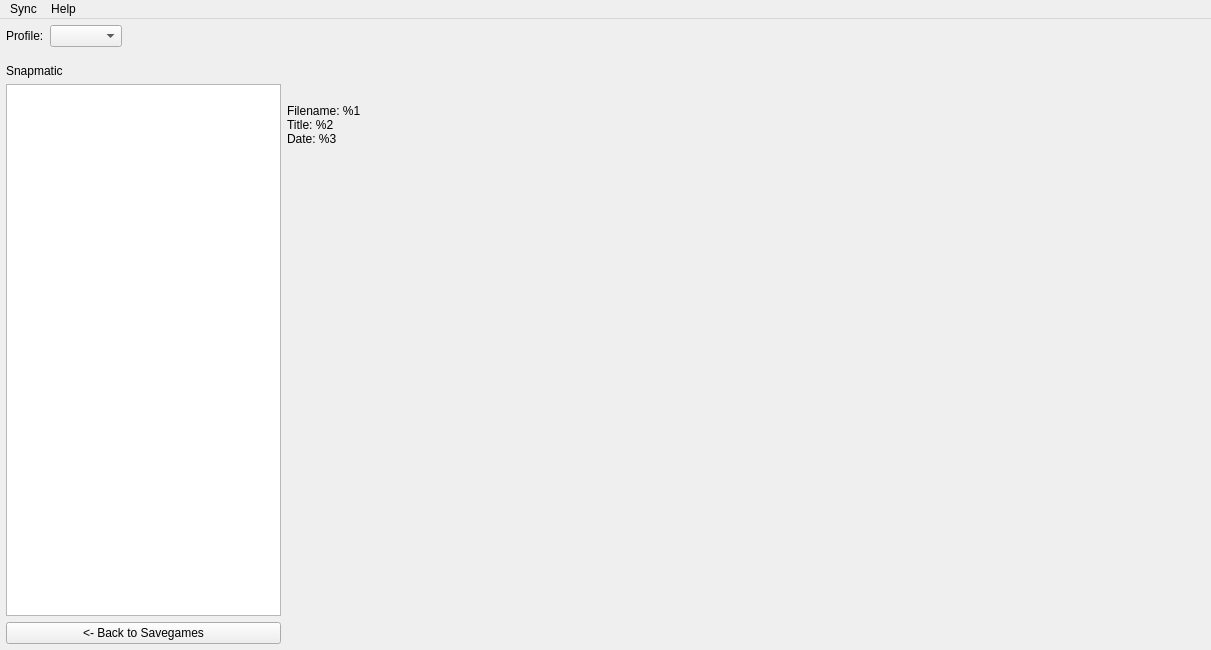
<?xml version="1.0" encoding="UTF-8"?>
<ui version="4.0">
 <class>frmGTA5Sync</class>
 <widget class="QMainWindow" name="frmGTA5Sync">
  <property name="geometry">
   <rect>
    <x>0</x>
    <y>0</y>
    <width>1211</width>
    <height>650</height>
   </rect>
  </property>
  <property name="windowTitle">
   <string>gta5sync</string>
  </property>
  <widget class="QWidget" name="cwSync">
   <layout class="QVBoxLayout" name="vlSync">
    <property name="leftMargin">
     <number>6</number>
    </property>
    <property name="topMargin">
     <number>6</number>
    </property>
    <property name="rightMargin">
     <number>6</number>
    </property>
    <property name="bottomMargin">
     <number>6</number>
    </property>
    <item>
     <layout class="QHBoxLayout" name="hlProfile">
      <item>
       <widget class="QLabel" name="labProfile">
        <property name="text">
         <string>Profile:</string>
        </property>
       </widget>
      </item>
      <item>
       <widget class="QComboBox" name="cbProfile"/>
      </item>
      <item>
       <spacer name="hsProfile">
        <property name="orientation">
         <enum>Qt::Horizontal</enum>
        </property>
        <property name="sizeHint" stdset="0">
         <size>
          <width>40</width>
          <height>20</height>
         </size>
        </property>
       </spacer>
      </item>
     </layout>
    </item>
    <item>
     <widget class="QStackedWidget" name="swLists">
      <property name="currentIndex">
       <number>1</number>
      </property>
      <widget class="QWidget" name="pageSavegames">
       <layout class="QVBoxLayout" name="vlSavegames">
        <property name="leftMargin">
         <number>0</number>
        </property>
        <property name="topMargin">
         <number>0</number>
        </property>
        <property name="rightMargin">
         <number>0</number>
        </property>
        <property name="bottomMargin">
         <number>0</number>
        </property>
        <item>
         <widget class="QLabel" name="labSavegames">
          <property name="text">
           <string>Savegames</string>
          </property>
         </widget>
        </item>
        <item>
         <widget class="QListView" name="lvSavegames"/>
        </item>
        <item>
         <widget class="QPushButton" name="cmdViewSnapmatic">
          <property name="text">
           <string>View Snapmatic pictures</string>
          </property>
         </widget>
        </item>
       </layout>
      </widget>
      <widget class="QWidget" name="pageSnapmatic">
       <layout class="QVBoxLayout" name="vlSnapmatic">
        <property name="leftMargin">
         <number>0</number>
        </property>
        <property name="rightMargin">
         <number>0</number>
        </property>
        <property name="bottomMargin">
         <number>0</number>
        </property>
        <item>
         <widget class="QLabel" name="labSnapmatic">
          <property name="text">
           <string>Snapmatic</string>
          </property>
         </widget>
        </item>
        <item>
         <layout class="QHBoxLayout" name="hlSnapmatic">
          <item>
           <layout class="QVBoxLayout" name="vlPictureList">
            <item>
             <widget class="QListView" name="lvPicutres">
              <property name="minimumSize">
               <size>
                <width>225</width>
                <height>0</height>
               </size>
              </property>
              <property name="maximumSize">
               <size>
                <width>275</width>
                <height>16777215</height>
               </size>
              </property>
             </widget>
            </item>
            <item>
             <layout class="QHBoxLayout" name="hlBackToSG">
              <item>
               <widget class="QPushButton" name="cmdBackToSG">
                <property name="text">
                 <string>&lt;- Back to Savegames</string>
                </property>
               </widget>
              </item>
             </layout>
            </item>
           </layout>
          </item>
          <item>
           <layout class="QVBoxLayout" name="vlPicture">
            <item>
             <layout class="QHBoxLayout" name="hlPicRender">
              <property name="spacing">
               <number>0</number>
              </property>
              <item>
               <widget class="QLabel" name="labPicture">
                <property name="text">
                 <string/>
                </property>
                <property name="pixmap">
                 <pixmap resource="res.qrc">:/img/gta5sync.jpg</pixmap>
                </property>
                <property name="scaledContents">
                 <bool>true</bool>
                </property>
               </widget>
              </item>
              <item>
               <widget class="QLabel" name="labEmptyRender">
                <property name="text">
                 <string/>
                </property>
               </widget>
              </item>
             </layout>
            </item>
            <item>
             <widget class="QLabel" name="labPicInfo">
              <property name="text">
               <string>Filename: %1
Title: %2
Date: %3</string>
              </property>
             </widget>
            </item>
            <item>
             <spacer name="vsPicture">
              <property name="orientation">
               <enum>Qt::Vertical</enum>
              </property>
              <property name="sizeHint" stdset="0">
               <size>
                <width>0</width>
                <height>0</height>
               </size>
              </property>
             </spacer>
            </item>
           </layout>
          </item>
         </layout>
        </item>
       </layout>
      </widget>
     </widget>
    </item>
   </layout>
  </widget>
  <widget class="QMenuBar" name="menuBar">
   <property name="geometry">
    <rect>
     <x>0</x>
     <y>0</y>
     <width>1211</width>
     <height>21</height>
    </rect>
   </property>
   <widget class="QMenu" name="menuSync">
    <property name="title">
     <string>Sync</string>
    </property>
    <addaction name="actionSetup_sync"/>
    <addaction name="actionSync_log"/>
    <addaction name="separator"/>
    <addaction name="actionExit"/>
   </widget>
   <widget class="QMenu" name="menuHelp">
    <property name="title">
     <string>Help</string>
    </property>
    <addaction name="actionAbout_gta5sync"/>
   </widget>
   <addaction name="menuSync"/>
   <addaction name="menuHelp"/>
  </widget>
  <action name="actionAbout_gta5sync">
   <property name="text">
    <string>About gta5sync</string>
   </property>
  </action>
  <action name="actionSetup_sync">
   <property name="text">
    <string>Setup sync</string>
   </property>
  </action>
  <action name="actionExit">
   <property name="text">
    <string>Exit</string>
   </property>
  </action>
  <action name="actionSync_log">
   <property name="text">
    <string>Sync log</string>
   </property>
  </action>
 </widget>
 <layoutdefault spacing="6" margin="11"/>
 <resources>
  <include location="res.qrc"/>
 </resources>
 <connections/>
</ui>
